Frame 1 (no input): blank canvas, image omitted
Frame 60 (no input): blank canvas, image omitted
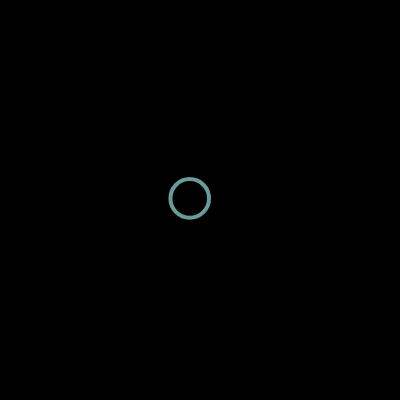
Frame 120 (the mouse pressed at the canvas centre since frame 60)

The p5.js sketch whose frames 1 and 60 were blank and that drew this single picture after the mouse press (run headless with seeded random() and noise() and a simulated clock; from frame 60 on, the mouse is pressed at the canvas centre):

// p5.js sketch
// ── sketch.js
let bubbles = [];



function setup() {
  createCanvas(400, 400);
}

function draw() {
  background(0);
  for(let bubble of bubbles){
    bubble.show();
    bubble.move();
  }
}

function mousePressed(){
  let raio = random (10,50);
  let bubble = new Bubble (mouseX,mouseY,raio);
  bubbles.push(bubble);
}
function mouseDragged(){
    let raio = random (10,50);
  let bubble = new Bubble (mouseX,mouseY,raio);
  bubbles.push(bubble);
}

// ── bubble.js
class Bubble{
  constructor(x,y,r){
    this.x = x;
    this.y = y;
    this.r = r;
  }
 show(){
   stroke(105,155,155);
   strokeWeight(4);
   noFill();
   circle(this.x,this.y, this.r);
 }
  move(){
    this.x = this.x + random(-5,5)
    this.y = this.y + random(-5,5)
  }
  
}
